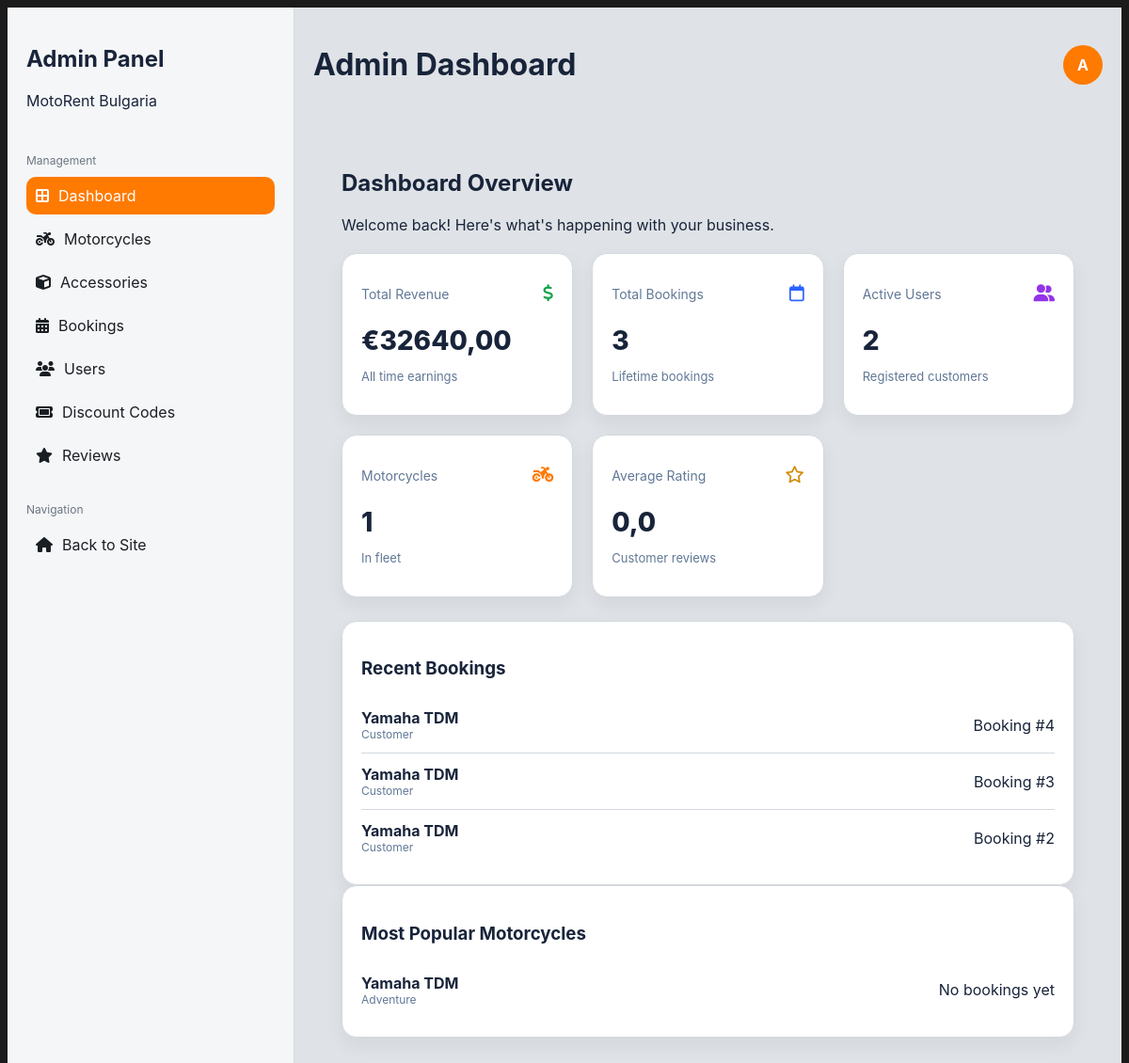
/dashboard/admin/ (signed in), run on the app's committed database.
### booking/models.py (models this page shows, shortened)
class Booking(models.Model):
    motorcycle = models.ForeignKey(Motorcycle, on_delete=models.CASCADE, related_name="bookings")
    full_name = models.CharField(max_length=120)
    email = models.EmailField()
    phone_number = models.CharField(max_length=40, blank=True)
    start_date = models.DateField()
    end_date = models.DateField()
    created_at = models.DateTimeField(auto_now_add=True)

### catalog/models.py (models this page shows, shortened)
class Motorcycle(models.Model):
    CATEGORY_CHOICES = [
        ("sport", "Sport"),
        ("touring", "Touring"),
        ("adventure", "Adventure"),
        ("cruiser", "Cruiser"),
        ("naked", "Naked"),
        ("scooter", "Scooter"),
    ]
    STATUS_CHOICES = [
        ("available", "Available"),
        ("booked", "Booked"),
        ("maintenance", "Maintenance"),
        ("unavailable", "Unavailable"),
    ]
    brand = models.CharField(max_length=100)
    model = models.CharField(max_length=100)
    description = models.TextField(blank=True)
    category = models.CharField(max_length=30, choices=CATEGORY_CHOICES, default="sport")
    price_per_day = models.DecimalField(max_digits=10, decimal_places=2)
    engine_cc = models.PositiveIntegerField(default=0)
    status = models.CharField(max_length=20, choices=STATUS_CHOICES, default="available")
    image = models.ImageField(upload_to="motorcycles/", blank=True, null=True)

### catalog/admin_views.py (the view)
# urls.py: path("dashboard/admin/", admin_views.admin_dashboard, name="admin_dashboard"),
@login_required
@user_passes_test(is_admin_user)
def admin_dashboard(request):
    User = get_user_model()
    total_bookings = Booking.objects.count()
    motorcycles_count = Motorcycle.objects.count()
    active_users = User.objects.filter(
        is_staff=False,
        is_superuser=False,
        is_active=True,
    ).count()
    total_revenue = Decimal("0.00")
    bookings_for_revenue = Booking.objects.select_related("motorcycle")
    for booking in bookings_for_revenue:
        if booking.motorcycle and booking.start_date and booking.end_date:
            days = (booking.end_date - booking.start_date).days
            if days <= 0:
                days = 1
            total_revenue += booking.motorcycle.price_per_day * days
    try:
        average_rating = Motorcycle.objects.aggregate(avg=Avg("rating"))["avg"] or 0.0
    except Exception:
        average_rating = 0.0
    recent_bookings = Booking.objects.select_related("motorcycle").order_by("-id")[:5]
    try:
        popular_motorcycles = (
            Motorcycle.objects.annotate(bookings_count=Count("booking"))
            .order_by("-bookings_count", "-id")[:5]
        )
    except Exception:
        popular_motorcycles = Motorcycle.objects.all().order_by("-id")[:5]
    return render(request, "admin_panel/dashboard.html", {
        "total_revenue": total_revenue,
        "total_bookings": total_bookings,
        "active_users": active_users,
        "motorcycles_count": motorcycles_count,
        "average_rating": round(average_rating, 1),
        "recent_bookings": recent_bookings,
        "popular_motorcycles": popular_motorcycles,
    })

### catalog/admin_views.py (called while the page is built)
def is_admin_user(user):
    return user.is_authenticated and (user.is_staff or user.is_superuser)

### templates/admin_panel/dashboard.html (shortened to what this page needs)
{% extends "admin_panel/base_admin.html" %}
{% block page_title %}Admin Dashboard{% endblock %}
{% block content %}
<div class="admin-panel">
  <h2 class="admin-page-title">Dashboard Overview</h2>
  <p class="admin-page-subtitle">Welcome back! Here's what's happening with your business.</p>
  <div class="admin-stats">
    <div class="admin-stat-card">
      <div class="admin-stat-card__top">
        <p class="admin-stat-card__label">Total Revenue</p>
        <i class="fas fa-dollar-sign admin-stat-card__icon admin-stat-card__icon--green"></i>
      </div>
      <h3 class="admin-stat-card__value">€{{ total_revenue }}</h3>
      <p class="admin-stat-card__meta">All time earnings</p>
    </div>
    <div class="admin-stat-card">
      <div class="admin-stat-card__top">
        <p class="admin-stat-card__label">Total Bookings</p>
        <i class="far fa-calendar admin-stat-card__icon admin-stat-card__icon--blue"></i>
      </div>
      <h3 class="admin-stat-card__value">{{ total_bookings }}</h3>
      <p class="admin-stat-card__meta">Lifetime bookings</p>
    </div>
    <div class="admin-stat-card">
      <div class="admin-stat-card__top">
        <p class="admin-stat-card__label">Active Users</p>
        <i class="fas fa-user-friends admin-stat-card__icon admin-stat-card__icon--purple"></i>
      </div>
      <h3 class="admin-stat-card__value">{{ active_users }}</h3>
      <p class="admin-stat-card__meta">Registered customers</p>
    </div>
    <div class="admin-stat-card">
      <div class="admin-stat-card__top">
        <p class="admin-stat-card__label">Motorcycles</p>
        <i class="fas fa-motorcycle admin-stat-card__icon admin-stat-card__icon--orange"></i>
      </div>
      <h3 class="admin-stat-card__value">{{ motorcycles_count }}</h3>
      <p class="admin-stat-card__meta">In fleet</p>
    </div>
    <div class="admin-stat-card">
      <div class="admin-stat-card__top">
        <p class="admin-stat-card__label">Average Rating</p>
        <i class="far fa-star admin-stat-card__icon admin-stat-card__icon--gold"></i>
      </div>
      <h3 class="admin-stat-card__value">{{ average_rating }}</h3>
      <p class="admin-stat-card__meta">Customer reviews</p>
    </div>
  </div>
  <div class="admin-bottom-grid">
    <div class="admin-box">
      <h3>Recent Bookings</h3>
      {% if recent_bookings %}
        <div class="admin-list">
          {% for booking in recent_bookings %}
            <div class="admin-list-item">
              <div>
                <strong>
                  {% if booking.motorcycle %}
                    {{ booking.motorcycle.brand }} {{ booking.motorcycle.model }}
                  {% else %}
                    Booking #{{ booking.id }}
                  {% endif %}
                </strong>
                <div class="admin-list-item__sub">
                  {% if booking.user %}
                    {{ booking.user.username }}
                  {% else %}
                    Customer
                  {% endif %}
                </div>
              </div>
              <span>
                {% if booking.total_price %}
                  €{{ booking.total_price }}
                {% else %}
                  Booking #{{ booking.id }}
                {% endif %}
              </span>
            </div>
          {% endfor %}
        </div>
      {% else %}
        <div class="admin-empty">No bookings yet</div>
      {% endif %}
    </div>
    <div class="admin-box">
      <h3>Most Popular Motorcycles</h3>
      {% if popular_motorcycles %}
        <div class="admin-list">
          {% for motorcycle in popular_motorcycles %}
            <div class="admin-list-item">
              <div>
                <strong>{{ motorcycle.brand }} {{ motorcycle.model }}</strong>
                <div class="admin-list-item__sub">{{ motorcycle.category|title }}</div>
              </div>
              <span>
                {% if motorcycle.bookings_count %}
                  {{ motorcycle.bookings_count }} bookings
                {% else %}
                  No bookings yet
                {% endif %}
              </span>
            </div>
          {% endfor %}
        </div>
      {% else %}
        <div class="admin-empty">No data yet</div>
      {% endif %}
    </div>
  </div>
</div>
{% endblock %}

### templates/admin_panel/base_admin.html (shortened to what this page needs)
{% load static %}
<!DOCTYPE html>
<html lang="en">
<head>
  <link rel="stylesheet" href="{% static 'css/site.css' %}">
  <link rel="stylesheet" href="{% static 'css/admin.css' %}">
  <link rel="stylesheet" href="https://cdnjs.cloudflare.com/ajax/libs/font-awesome/6.5.0/css/all.min.css">
</head>
<body>
  <div class="admin-shell">
    <div class="admin-layout">
      <aside class="admin-sidebar">
        <div class="admin-brand">
          <h2>Admin Panel</h2>
          <p>MotoRent Bulgaria</p>
        </div>
        <div class="admin-section">
          <div class="admin-section-title">Management</div>
          <a href="{% url 'admin_dashboard' %}"
             class="admin-link {% if request.resolver_match.url_name == 'admin_dashboard' %}active{% endif %}">
            <i class="fas fa-border-all"></i>
            <span>Dashboard</span>
          </a>
          <a href="{% url 'admin_motorcycles' %}"
             class="admin-link {% if request.resolver_match.url_name == 'admin_motorcycles' %}active{% endif %}">
            <i class="fas fa-motorcycle"></i>
            <span>Motorcycles</span>
          </a>
          <a href="{% url 'admin_accessories' %}"
             class="admin-link {% if request.resolver_match.url_name == 'admin_accessories' %}active{% endif %}">
              <i class="fas fa-cube"></i>
              <span>Accessories</span>
          </a>
          <a href="{% url 'admin_bookings' %}"
               class="admin-link {% if request.resolver_match.url_name == 'admin_bookings' %}active{% endif %}">
              <i class="fas fa-calendar-alt"></i>
              <span>Bookings</span>
          </a>
          <a href="{% url 'admin_users' %}"
               class="admin-link {% if request.resolver_match.url_name == 'admin_users' %}active{% endif %}">
              <i class="fas fa-users"></i>
              <span>Users</span>
          </a>
          <a href="{% url 'admin_discount_codes' %}"
               class="admin-link {% if request.resolver_match.url_name == 'admin_discount_codes' %}active{% endif %}">
              <i class="fas fa-ticket"></i>
              <span>Discount Codes</span>
          </a>
          <a href="{% url 'admin_reviews' %}"
               class="admin-link {% if request.resolver_match.url_name == 'admin_reviews' %}active{% endif %}">
              <i class="fas fa-star"></i>
              <span>Reviews</span>
          </a>
        <div class="admin-section">
          <div class="admin-section-title">Navigation</div>
          <a href="{% url 'home' %}" class="admin-link">
            <i class="fas fa-home"></i>
            <span>Back to Site</span>
          </a>
        </div>
      </aside>
      <main class="admin-main">
        <div class="admin-topbar">
          <div class="admin-topbar-left">
              <h1>{% block page_title %}Admin Dashboard{% endblock %}</h1>
          </div>
          <div class="admin-user-badge">
            {{ request.user.username|first|upper }}
          </div>
        </div>
        <div class="admin-content">
          {% block content %}{% endblock %}
        </div>
      </main>
    </div>
  </div>
</body>
</html>

### static/css/site.css (style rules this page uses)
:root { --orange:#ff7a00; --dark:#0f141a; --text:#1a1f24; --muted:#6b7680; --card:#ffffff; --border:#e8edf2; --shadow: 0 10px 30px rgba(0,0,0,.10); }
* { box-sizing:border-box }
body { margin:0;font-family:Inter,system-ui,Arial,sans-serif;color:var(--text);background:#fff }
a { color:inherit }
.admin-layout { display: flex; height: 100vh; }
.admin-sidebar { width: 260px; background: #f8fafc; border-right: 1px solid #e8edf2; padding: 20px; }
.admin-section { margin-top: 30px; }
.admin-section-title { font-size: 12px; color: #6b7680; margin-bottom: 10px; }
.admin-link { display: flex; align-items: center; gap: 10px; padding: 10px; border-radius: 10px; text-decoration: none; color: #1a1f24; margin-bottom: 6px; }
.admin-link.active { background: #ff7a00; color: #fff; }
.admin-main { flex: 1; padding: 20px; background: #f1f5f9; }
.admin-topbar { display: flex; justify-content: space-between; align-items: center; }
.admin-content { margin-top: 20px; }
.admin-box { background: #fff; padding: 20px; border-radius: 14px; border: 1px solid #e8edf2; }

### static/css/admin.css (style rules this page uses)
:root { --admin-bg:#dfe2e6; --admin-surface:#ffffff; --admin-border:#d4d9df; --admin-text:#18243a; --admin-muted:#617896; --admin-orange:#ff7a00; --admin-orange-dark:#eb6f00; --admin-blue:#2b63ff; --admin-green:#16a34a; --admin-purple:#9333ea; --admin-gold:#d18a00; --admin-danger:#dc2626; --admin-danger-dark:#b91c1c; --admin-shadow:0 8px 20px rgba(15, 23, 42, .06); }
html, body { margin:0; padding:0; background:#1b1b1b; font-family:Inter,system-ui,Arial,sans-serif; color:var(--admin-text); }
* { box-sizing:border-box; }
.admin-shell { min-height:100vh; padding:8px; background:#1b1b1b; }
.admin-layout { display:flex; min-height:calc(100vh - 16px); background:var(--admin-bg); border-radius:20px; overflow:visible; }
.admin-sidebar { width:305px; background:#f5f6f8; border-right:1px solid var(--admin-border); display:flex; flex-direction:column; flex-shrink:0; }
.admin-main { flex:1; min-width:0; background:var(--admin-bg); overflow-y:auto; }
.admin-content { padding:30px; }
.admin-stats { display:grid; grid-template-columns:repeat(3, 1fr); gap:20px; margin-top:20px; margin-bottom:25px; }
.admin-stat-card { background:#fff; border-radius:16px; padding:20px; border:1px solid var(--admin-border); box-shadow:var(--admin-shadow); }
.admin-stat-card__top { display:flex; justify-content:space-between; align-items:center; margin-bottom:10px; }
.admin-stat-card__label { font-size:14px; color:var(--admin-muted); }
.admin-stat-card__value { font-size:28px; font-weight:800; margin:5px 0; }
.admin-stat-card__meta { font-size:13px; color:var(--admin-muted); }
.admin-stat-card__icon { font-size:18px; }
.admin-stat-card__icon--green { color:var(--admin-green); }
.admin-stat-card__icon--blue { color:var(--admin-blue); }
.admin-stat-card__icon--purple { color:var(--admin-purple); }
.admin-stat-card__icon--orange { color:var(--admin-orange); }
.admin-stat-card__icon--gold { color:var(--admin-gold); }
.admin-box { background:#fff; border-radius:16px; padding:20px; border:1px solid var(--admin-border); box-shadow:var(--admin-shadow); }
.admin-list { margin-top:10px; }
.admin-list-item { display:flex; justify-content:space-between; align-items:center; padding:12px 0; border-bottom:1px solid var(--admin-border); }
.admin-list-item:last-child { border-bottom:none; }
.admin-list-item__sub { font-size:12px; color:var(--admin-muted); }
.admin-user-badge { width:42px; height:42px; border-radius:50%; background:var(--admin-orange); color:#fff; display:flex; align-items:center; justify-content:center; font-weight:700; font-size:16px; cursor:pointer; transition:all .2s ease; flex-shrink:0; }
.admin-topbar { display:flex; justify-content:space-between; align-items:center; }

### data on the page
Booking: motorcycle.brand "Yamaha", motorcycle.model "TDM", id "4"
Booking: motorcycle.brand "Yamaha", motorcycle.model "TDM", id "3"
Booking: motorcycle.brand "Yamaha", motorcycle.model "TDM", id "2"
Motorcycle: brand "Yamaha", model "TDM", category "Adventure"

### other printed values
{{ request.user.username|first|upper }} "A"
{{ total_revenue }} "32640,00"
{{ total_bookings }} "3"
{{ active_users }} "2"
{{ motorcycles_count }} "1"
{{ average_rating }} "0,0"
